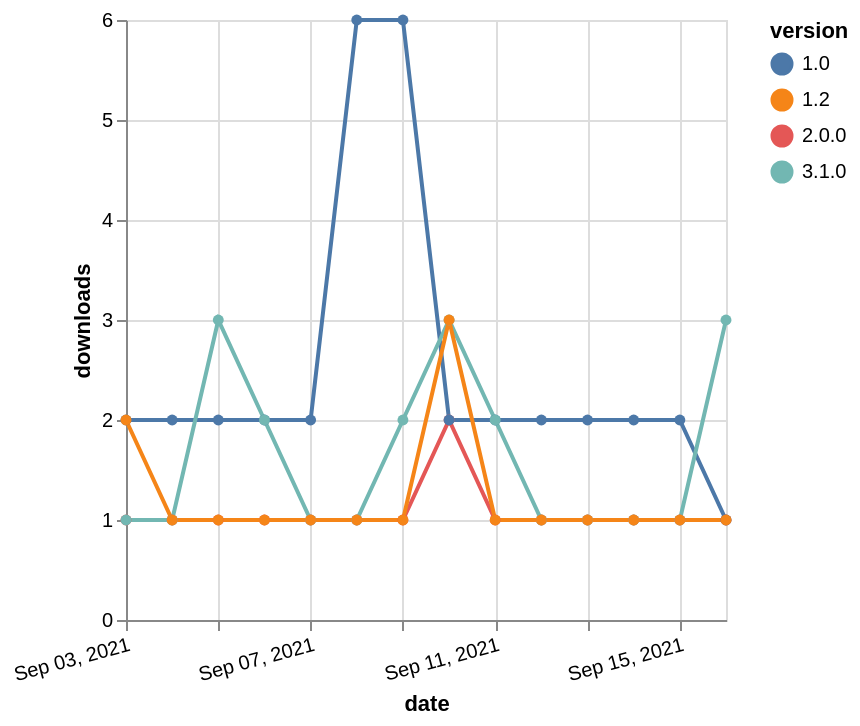

Vega-Lite specification for this chart:
### Vega-Lite specification from a JSON file in a GitHub repository (floating-point values rounded to 4 significant figures)
{"$schema": "https://vega.github.io/schema/vega-lite/v5.json", "description": "A simple bar chart with embedded data.", "data": {"values": [{"date": "2021-09-03", "total": 173, "delta": 1, "version": "2.0.0"}, {"date": "2021-09-04", "total": 174, "delta": 1, "version": "2.0.0"}, {"date": "2021-09-05", "total": 175, "delta": 1, "version": "2.0.0"}, {"date": "2021-09-06", "total": 176, "delta": 1, "version": "2.0.0"}, {"date": "2021-09-07", "total": 177, "delta": 1, "version": "2.0.0"}, {"date": "2021-09-08", "total": 178, "delta": 1, "version": "2.0.0"}, {"date": "2021-09-09", "total": 179, "delta": 1, "version": "2.0.0"}, {"date": "2021-09-10", "total": 181, "delta": 2, "version": "2.0.0"}, {"date": "2021-09-11", "total": 182, "delta": 1, "version": "2.0.0"}, {"date": "2021-09-12", "total": 183, "delta": 1, "version": "2.0.0"}, {"date": "2021-09-13", "total": 184, "delta": 1, "version": "2.0.0"}, {"date": "2021-09-14", "total": 185, "delta": 1, "version": "2.0.0"}, {"date": "2021-09-15", "total": 186, "delta": 1, "version": "2.0.0"}, {"date": "2021-09-16", "total": 187, "delta": 1, "version": "2.0.0"}, {"date": "2021-09-03", "total": 4155, "delta": 2, "version": "1.0"}, {"date": "2021-09-04", "total": 4157, "delta": 2, "version": "1.0"}, {"date": "2021-09-05", "total": 4159, "delta": 2, "version": "1.0"}, {"date": "2021-09-06", "total": 4161, "delta": 2, "version": "1.0"}, {"date": "2021-09-07", "total": 4163, "delta": 2, "version": "1.0"}, {"date": "2021-09-08", "total": 4169, "delta": 6, "version": "1.0"}, {"date": "2021-09-09", "total": 4175, "delta": 6, "version": "1.0"}, {"date": "2021-09-10", "total": 4177, "delta": 2, "version": "1.0"}, {"date": "2021-09-11", "total": 4179, "delta": 2, "version": "1.0"}, {"date": "2021-09-12", "total": 4181, "delta": 2, "version": "1.0"}, {"date": "2021-09-13", "total": 4183, "delta": 2, "version": "1.0"}, {"date": "2021-09-14", "total": 4185, "delta": 2, "version": "1.0"}, {"date": "2021-09-15", "total": 4187, "delta": 2, "version": "1.0"}, {"date": "2021-09-16", "total": 4188, "delta": 1, "version": "1.0"}, {"date": "2021-09-03", "total": 225, "delta": 1, "version": "3.1.0"}, {"date": "2021-09-04", "total": 226, "delta": 1, "version": "3.1.0"}, {"date": "2021-09-05", "total": 229, "delta": 3, "version": "3.1.0"}, {"date": "2021-09-06", "total": 231, "delta": 2, "version": "3.1.0"}, {"date": "2021-09-07", "total": 232, "delta": 1, "version": "3.1.0"}, {"date": "2021-09-08", "total": 233, "delta": 1, "version": "3.1.0"}, {"date": "2021-09-09", "total": 235, "delta": 2, "version": "3.1.0"}, {"date": "2021-09-10", "total": 238, "delta": 3, "version": "3.1.0"}, {"date": "2021-09-11", "total": 240, "delta": 2, "version": "3.1.0"}, {"date": "2021-09-12", "total": 241, "delta": 1, "version": "3.1.0"}, {"date": "2021-09-13", "total": 242, "delta": 1, "version": "3.1.0"}, {"date": "2021-09-14", "total": 243, "delta": 1, "version": "3.1.0"}, {"date": "2021-09-15", "total": 244, "delta": 1, "version": "3.1.0"}, {"date": "2021-09-16", "total": 247, "delta": 3, "version": "3.1.0"}, {"date": "2021-09-03", "total": 416, "delta": 2, "version": "1.2"}, {"date": "2021-09-04", "total": 417, "delta": 1, "version": "1.2"}, {"date": "2021-09-05", "total": 418, "delta": 1, "version": "1.2"}, {"date": "2021-09-06", "total": 419, "delta": 1, "version": "1.2"}, {"date": "2021-09-07", "total": 420, "delta": 1, "version": "1.2"}, {"date": "2021-09-08", "total": 421, "delta": 1, "version": "1.2"}, {"date": "2021-09-09", "total": 422, "delta": 1, "version": "1.2"}, {"date": "2021-09-10", "total": 425, "delta": 3, "version": "1.2"}, {"date": "2021-09-11", "total": 426, "delta": 1, "version": "1.2"}, {"date": "2021-09-12", "total": 427, "delta": 1, "version": "1.2"}, {"date": "2021-09-13", "total": 428, "delta": 1, "version": "1.2"}, {"date": "2021-09-14", "total": 429, "delta": 1, "version": "1.2"}, {"date": "2021-09-15", "total": 430, "delta": 1, "version": "1.2"}, {"date": "2021-09-16", "total": 431, "delta": 1, "version": "1.2"}]}, "width": "container", "mark": {"type": "line", "point": {"filled": true}}, "encoding": {"x": {"field": "date", "type": "temporal", "timeUnit": "yearmonthdate", "title": "date", "axis": {"labelAngle": -15}}, "y": {"field": "delta", "type": "quantitative", "title": "downloads"}, "color": {"field": "version", "type": "nominal"}, "tooltip": {"field": "delta"}}}
